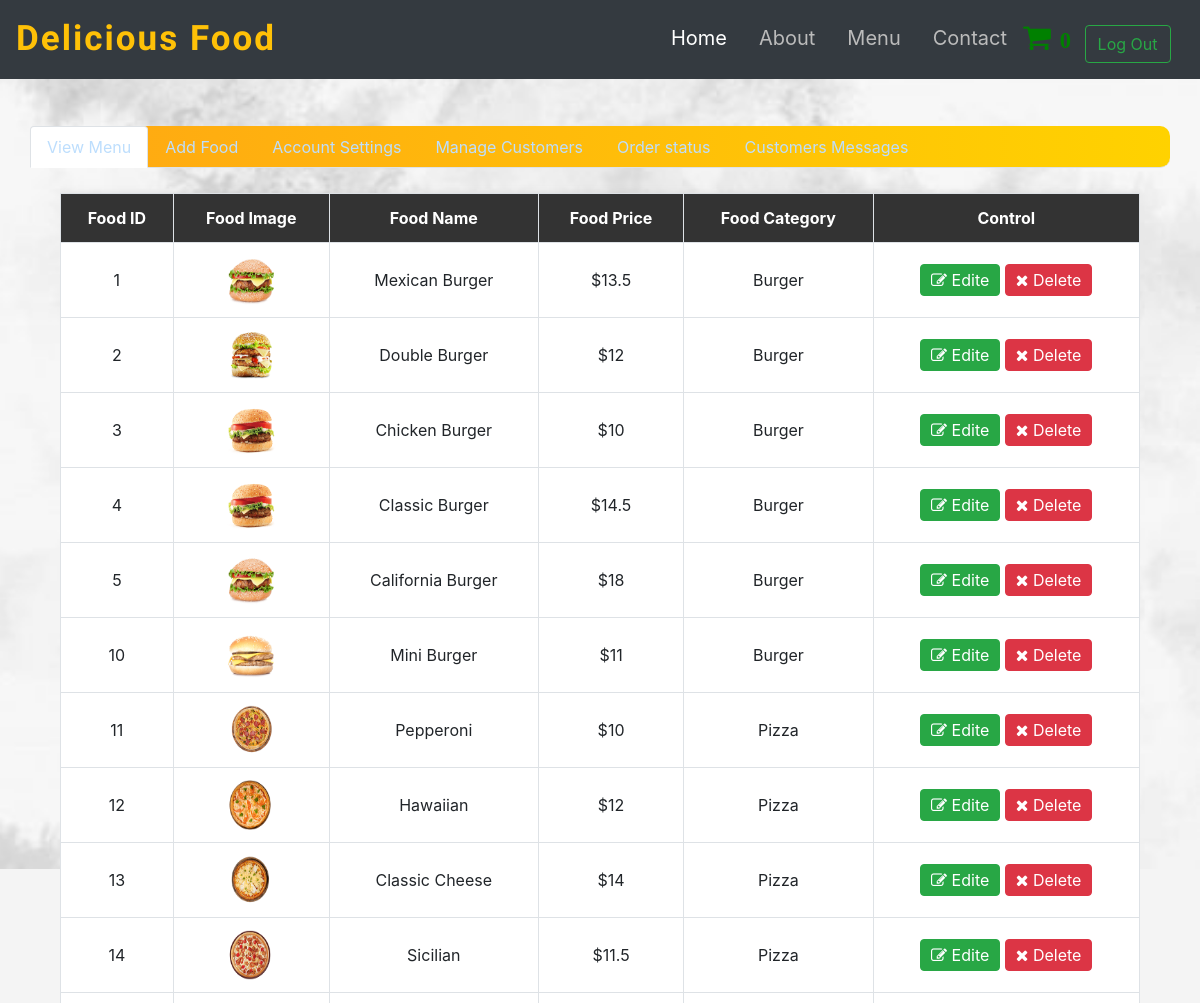
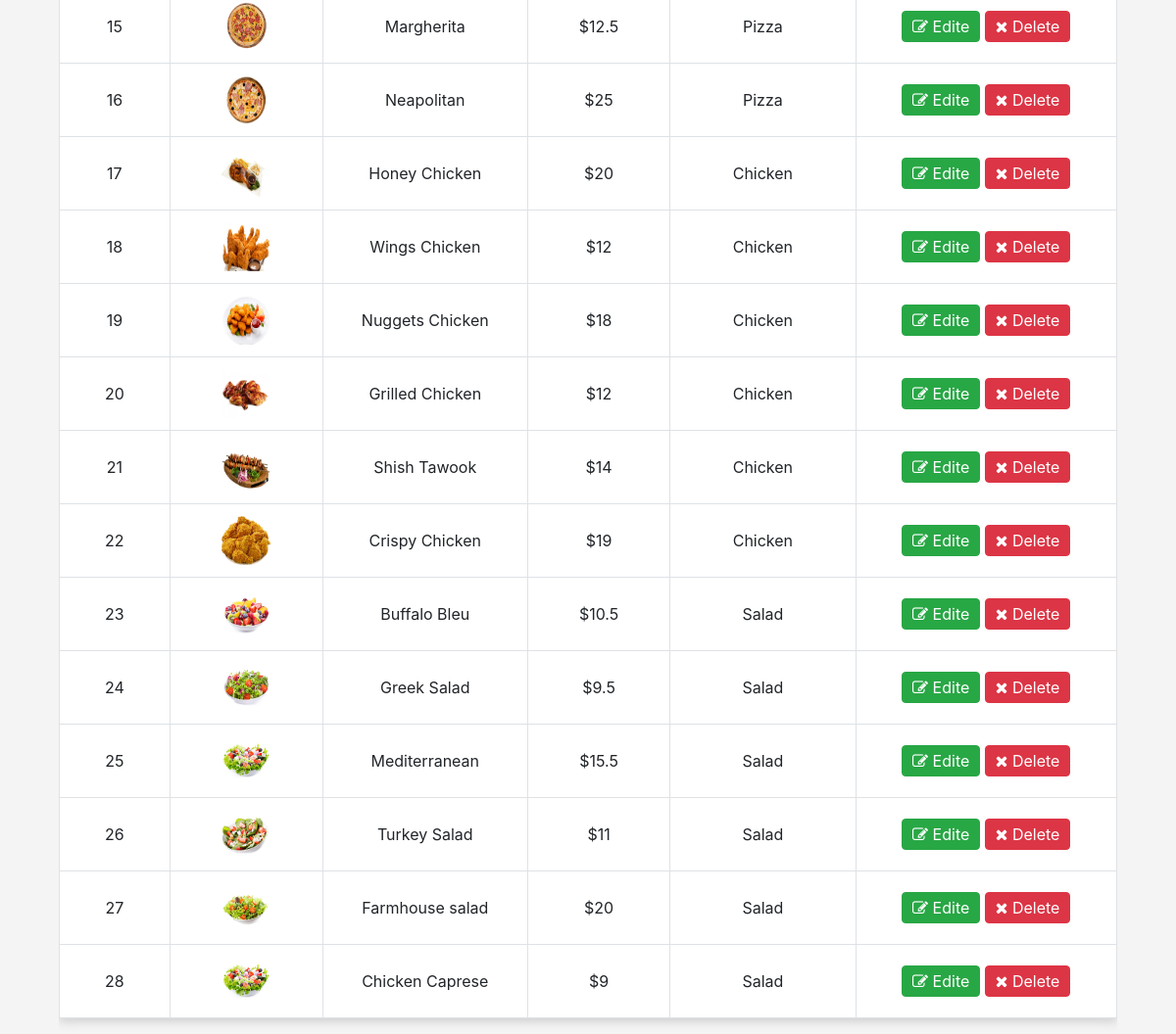
Screenshot of /dashboard.php (signed in) with the database file from the repository (2 pictures, top to bottom).
### tables this page shows
CREATE TABLE `menu` (
  `food_id` int(11) NOT NULL,
  `food_img` varchar(255) NOT NULL,
  `food_name` varchar(100) NOT NULL,
  `description` varchar(255) NOT NULL,
  `cost` float NOT NULL,
  `cat_id` int(11) NOT NULL
);

CREATE TABLE `categories` (
  `Cat_ID` int(11) NOT NULL,
  `Cat_Name` varchar(255) NOT NULL
);

### dashboard.php (the view, shortened to what this page needs)
<?php
extract($_REQUEST);
include 'init.php';
if(!isset($_SESSION['admin']))
{
	header("location:login.php");
}
else
{
?>
 <div class="dash-bg">
    <div class="container">
	    <ul class="nav nav-tabs navbar_inverse row" id="myTab" style="background:linear-gradient(to right, #ffa713, #ffd200);border-radius:10px 10px 10px 10px;margin-top: 7px;" role="tablist">
                <li class="nav-item">
                   <a class="nav-link active" style="color:#BDDEFD;" id="viewmenu-tab" data-toggle="tab" href="#viewmenu" role="tab" aria-controls="viewmenu" aria-selected="true">View Menu</a>
                </li>
                 <li class="nav-item">
                    <a class="nav-link"  style="color:#BDDEFD;" id="addfood-tab" data-toggle="tab" href="#addfood" role="tab" aria-controls="addfood" aria-selected="false">Add Food</a>
                </li>
                <li class="nav-item">
                    <a class="nav-link"  style="color:#BDDEFD;" id="manageaccount-tab" data-toggle="tab" href="#manageaccount" role="tab" aria-controls="manageaccount" aria-selected="false">Account Settings</a>
                </li>
                <li class="nav-item">
                    <a class="nav-link" style="color:#BDDEFD;"  id="managecustomers-tab" data-toggle="tab" href="#managecustomers" role="tab" aria-controls="managecustomers" aria-selected="false">Manage Customers</a>
                </li>
                <li class="nav-item">
                    <a class="nav-link" style="color:#BDDEFD;" id="orderstatus-tab" data-toggle="tab" href="#orderstatus" role="tab" aria-controls="orderstatus" aria-selected="false">Order status</a>
                </li>
																<li class="nav-item">
                    <a class="nav-link" style="color:#BDDEFD;" id="messages-tab" data-toggle="tab" href="#messages" role="tab" aria-controls="messages" aria-selected="false">Customers Messages</a>
                </li>
        </ul>
                <div class="tab-content" id="myTabContent">
                    <div class="tab-pane fade show active" id="viewmenu" role="tabpanel" aria-labelledby="viewmenu-tab">
                        <div class="container">
                            <div class="table-responsive">
                            		<table class="main-table text-center table table-bordered" border="1" bordercolor="#F0F0F0">
                                        <tr>
                                            <th>Food ID</th>
                                            <th>Food Image</th>
                                            <th>Food Name</th>
                                            <th>Food Price</th>
                                            <th>Food Category </th>
                                            <th>Control</th>
                                        </tr>
                                        <?php
                                            $stmt =$conn->prepare("SELECT menu.*, categories.Cat_Name AS Category_Name
                                                                   FROM menu
                                                                   INNER JOIN categories
                                                                   ON
                                                                      categories.Cat_ID = menu.cat_id");
                                            $stmt->execute();
                                            $rows = $stmt->fetchAll();
                                            foreach($rows as $row)
                                            {
                                             echo "<tr>";
                                                  echo "<td>" . $row['food_id'] ."</td>";
                                                  echo "<td>";
                                                       echo "<img src='images/menu/" . $row['food_img'] ."' alt=''/>";
                                                  echo "</td>";
                                                  echo "<td>" . $row['food_name'] ."</td>";
                                                  echo "<td>" ."$".$row['cost'] ."</td>";
                                                  echo "<td>" . $row['Category_Name'] . "</td>";
                                                  echo "<td>
                                                          <a href='upd_food.php?do=Edit&foodid=". $row['food_id'] . "' class='btn btn-success'> <i class='fa fa-edit'></i> Edite</a>
                                                          <a href='upd_food.php?do=Delete&foodid=". $row['food_id'] . "' class='btn btn-danger confirm'> <i class='fa fa-close'></i> Delete</a>";
                                                 echo "</td>";
                                             echo "</tr>";
                                            }
                                        ?>
                                    </table>
                            </div>
                        </div>
                    </div>
                </div>
    </div>
	</div>
 <?php
   include $tpl .'footer.php';
 }
 ?>

### templates/header.php (shortened to what this page needs)
<!DOCTYPE html>
<html>
<head>
	<link rel="stylesheet"  href="layout/css/bootstrap.css">
	<link rel="stylesheet"  href="layout/css/font-awesome.min.css">
	<link rel="stylesheet"  href="layout/css/backend.css">
	<link rel="stylesheet" href="https://cdnjs.cloudflare.com/ajax/libs/animate.css/3.5.2/animate.min.css" />
	<link rel="stylesheet" type="text/css" href="slick/slick.css"/>
   <link rel="stylesheet" type="text/css" href="slick/slick-theme.css"/>
</head>
<body>

### init.php (shortened to what this page needs)
<?php
   $tpl  = 'templates/';
   include $tpl  . 'header.php';
   if(!isset($noNavbar))
   {
     include $tpl . 'navbar.php';
   }

### templates/navbar.php (shortened to what this page needs)
<?php
extract($_REQUEST);
if(isset($_SESSION['cust_id']))
{
	 $cust_id=$_SESSION['cust_id'];
}
else
{
	$cust_id="";
}
?>
<nav class="navbar navbar-b  navbar-expand-lg fixed-top navbar-dark bg-dark">
  <a class="navbar-brand" href="index.php">Delicious Food</a>
  <div class="collapse navbar-collapse" id="ournavbar">
    <ul class="navbar-nav ml-auto">
      <li class="nav-item active">
        <a class="nav-link" href="index.php">Home <span class="sr-only">(current)</span></a>
      </li>
      <li class="nav-item">
        <a class="nav-link about-us" href="#">About</a>
      </li>
       <li class="nav-item">
        <a class="nav-link" href="menu.php">Menu</a>
      </li>
      <li class="nav-item">
        <a class="nav-link con" href="#">Contact</a>
      </li>
    <li class="nav-item">
        <form method="post">
            <?php
        if(empty($cust_id))
        {
        ?>
        <a href="login.php"><span style="color: #ffc107; font-size:30px;"><i class="fa fa-shopping-cart" aria-hidden="true"><span style="color: #ffc107; background-color:transparent;" id="cart"  class="badge badge-light">0</span></i></span></a>
        &nbsp;&nbsp;&nbsp;
        <button class="btn btn-outline-warning my-2 my-sm-0" name="login" type="submit">Log In</button>&nbsp;&nbsp;&nbsp;
              <?php
        }
        else
        {
        ?>
        <a href="cart.php"><span style=" color:green; font-size:30px;"><i class="fa fa-shopping-cart" aria-hidden="true"><span style="color:green; background-color:transparent;" id="cart"  class="badge badge-light"><?php if(isset($count)) { echo $count; }?></span></i></span></a>
        <button class="btn btn-outline-success my-2 my-sm-0" name="logout" type="submit">Log Out</button>&nbsp;&nbsp;&nbsp;
        <?php
        }
        ?>
        </form>
    </li>
    </ul>
  </div>
</nav>

### templates/footer.php (shortened to what this page needs)
    </body>
</html>

### layout/css/backend.css (style rules this page uses)
body { background-color: #F4F4F4; font-size: 16px; padding-top:69px; }
.navbar { margin-bottom: 0; }
.navbar-b { transition: all 0.5s ease-in-out; background-color: transparent; }
.navbar-dark .navbar-brand { font-weight: 700; font-family: "Cookie", cursive; font-size: 35px; color: #ffc107; letter-spacing: 2px; display: block; }
.navbar-dark .navbar-nav .nav-link { color: #BBB; padding: 0.5rem 1rem; font-size: 20px; }
img { height: 100%; }
.dash-bg { background-image: url("../../images/background-menu.jpg"); background-position: center; -webkit-background-size: cover; background-size: cover; position: relative; padding: 50px 0; height: 100vh; }
.main-table { -webkit-box-shadow: 0 3px 10px #CCC; box-shadow: 0 3px 10px #CCC; margin-top: 25px; }
.main-table td { background-color: #FFF; vertical-align: middle; }
.main-table img { width: 50px; height: 50px; }
.main-table th { background-color: #333; color: #FFF; }
.main-table .btn { padding: 3px 10px; }

### rows the page displays
menu: food_id "1", food_img (picture), food_name "Mexican Burger", cost "13.5", cat.Cat_Name "Burger"
menu: food_id "2", food_img (picture), food_name "Double Burger", cost "12", cat.Cat_Name "Burger"
menu: food_id "3", food_img (picture), food_name "Chicken Burger", cost "10", cat.Cat_Name "Burger"
menu: food_id "4", food_img (picture), food_name "Classic Burger", cost "14.5", cat.Cat_Name "Burger"
menu: food_id "5", food_img (picture), food_name "California Burger", cost "18", cat.Cat_Name "Burger"
menu: food_id "10", food_img (picture), food_name "Mini Burger", cost "11", cat.Cat_Name "Burger"
menu: food_id "11", food_img (picture), food_name "Pepperoni", cost "10", cat.Cat_Name "Pizza"
menu: food_id "12", food_img (picture), food_name "Hawaiian", cost "12", cat.Cat_Name "Pizza"
menu: food_id "13", food_img (picture), food_name "Classic Cheese", cost "14", cat.Cat_Name "Pizza"
menu: food_id "14", food_img (picture), food_name "Sicilian", cost "11.5", cat.Cat_Name "Pizza"
menu: food_id "15", food_img (picture), food_name "Margherita", cost "12.5", cat.Cat_Name "Pizza"
menu: food_id "16", food_img (picture), food_name "Neapolitan", cost "25", cat.Cat_Name "Pizza"
menu: food_id "17", food_img (picture), food_name "Honey Chicken", cost "20", cat.Cat_Name "Chicken"
menu: food_id "18", food_img (picture), food_name "Wings Chicken", cost "12", cat.Cat_Name "Chicken"
menu: food_id "19", food_img (picture), food_name "Nuggets Chicken", cost "18", cat.Cat_Name "Chicken"
menu: food_id "20", food_img (picture), food_name "Grilled Chicken", cost "12", cat.Cat_Name "Chicken"
menu: food_id "21", food_img (picture), food_name "Shish Tawook", cost "14", cat.Cat_Name "Chicken"
menu: food_id "22", food_img (picture), food_name "Crispy Chicken", cost "19", cat.Cat_Name "Chicken"
menu: food_id "23", food_img (picture), food_name "Buffalo Bleu", cost "10.5", cat.Cat_Name "Salad"
menu: food_id "24", food_img (picture), food_name "Greek Salad", cost "9.5", cat.Cat_Name "Salad"
menu: food_id "25", food_img (picture), food_name "Mediterranean", cost "15.5", cat.Cat_Name "Salad"
menu: food_id "26", food_img (picture), food_name "Turkey Salad", cost "11", cat.Cat_Name "Salad"
menu: food_id "27", food_img (picture), food_name "Farmhouse salad", cost "20", cat.Cat_Name "Salad"
menu: food_id "28", food_img (picture), food_name "Chicken Caprese", cost "9", cat.Cat_Name "Salad"
